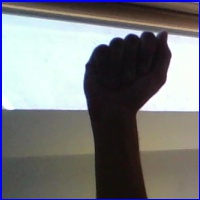
#> input picture asl_alphabet_test/A_test.jpg, 200 x 200 px, given in place of the camera
$ python hand_sign_demo.py
#> lines starting #> are read from the running program, lines starting #| are printed output that depends on the picture; after the words box and inside, x2 and y2 are one past the last pixel; in counts of white or black regions, pixels touching at a corner belong together
import cv2
import numpy as np
import os
import json
from datetime import datetime

class HandSignDemo:
    def __init__(self):
        # Use skin color detection only (no cascade files needed)
        self.use_skin_detection = True

        # Initialize data
        self.custom_signs = {}
        self.current_text = ""
        self.recognition_history = []

        # Load custom signs
        self.load_custom_signs()

        # ASL basic signs (A-Z, 0-9)
        self.basic_signs = {
            'A': 'thumb out, fingers closed',
            'B': 'all fingers extended, thumb tucked',
            'C': 'curved hand like letter C',
            'D': 'index finger up, others closed',
            'E': 'all fingers closed, thumb across palm',
            'F': 'index and thumb touching, other fingers up',
            'G': 'index finger pointing',
            'H': 'index and middle finger extended',
            'I': 'pinky finger up, others closed',
            'J': 'pinky finger moving in J motion',
            'K': 'index and middle finger up, thumb between',
            'L': 'thumb and index finger forming L',
            'M': 'three fingers down, thumb tucked',
            'N': 'two fingers down, thumb tucked',
            'O': 'all fingers curved together',
            'P': 'index finger pointing down',
            'Q': 'index finger pointing down, thumb out',
            'R': 'index and middle finger crossed',
            'S': 'fist with thumb over fingers',
            'T': 'index finger up, thumb touching middle',
            'U': 'index and middle finger together up',
            'V': 'index and middle finger apart up',
            'W': 'three fingers up (thumb, index, middle)',
            'X': 'index finger bent',
            'Y': 'thumb and pinky out',
            'Z': 'index finger moving in Z motion'
        }

        # Numbers 0-9
        for i in range(10):
            self.basic_signs[str(i)] = f'number {i} sign'

    def detect_skin(self, frame):
        """Detect skin color in the frame"""
        # Convert to HSV color space
        hsv = cv2.cvtColor(frame, cv2.COLOR_BGR2HSV)

        # Define skin color range (adjust for different lighting)
        lower_skin = np.array([0, 20, 70], dtype=np.uint8)
        upper_skin = np.array([20, 255, 255], dtype=np.uint8)

        # Create mask for skin color
        mask = cv2.inRange(hsv, lower_skin, upper_skin)

        # Apply morphological operations
        kernel = np.ones((3, 3), np.uint8)
        mask = cv2.dilate(mask, kernel, iterations=2)
        mask = cv2.erode(mask, kernel, iterations=1)

        return mask

    def find_hand_contour(self, mask):
        """Find the largest contour (likely the hand)"""
        contours, _ = cv2.findContours(mask, cv2.RETR_EXTERNAL, cv2.CHAIN_APPROX_SIMPLE)

        if contours:
            # Find the largest contour
            largest_contour = max(contours, key=cv2.contourArea)
            area = cv2.contourArea(largest_contour)

            # Filter by area to avoid noise
            if area > 3000:  # Lower threshold for better detection
                return largest_contour

        return None

    def extract_hand_features(self, frame, hand_contour):
        """Extract features from hand contour"""
        if hand_contour is None:
            return None

        # Get bounding rectangle
        x, y, w, h = cv2.boundingRect(hand_contour)

        # Extract hand region
        hand_roi = frame[y:y+h, x:x+w]

        if hand_roi.size == 0:
            return None

        # Resize to standard size
        hand_roi = cv2.resize(hand_roi, (32, 32))

        # Convert to grayscale
        gray_roi = cv2.cvtColor(hand_roi, cv2.COLOR_BGR2GRAY)

        # Flatten and normalize
        features = gray_roi.flatten().astype(np.float32) / 255.0

        return features

    def add_custom_sign(self, sign_name, hand_features):
        """Add a custom hand sign for learning"""
        if hand_features is None:
            return False

        self.custom_signs[sign_name] = hand_features.tolist()

        # Save custom signs
        self.save_custom_signs()
        return True

    def save_custom_signs(self):
        """Save custom signs to file"""
        with open('custom_signs.json', 'w') as f:
            json.dump(self.custom_signs, f)

    def load_custom_signs(self):
        """Load custom signs from file"""
        if os.path.exists('custom_signs.json'):
            with open('custom_signs.json', 'r') as f:
                self.custom_signs = json.load(f)

    def run_demo(self):
        """Main demo loop"""
        # Try different camera indices
        camera_indices = [0, 1, -1]
        cap = None

        for idx in camera_indices:
            try:
                cap = cv2.VideoCapture(idx)
                if cap.isOpened():
                    print(f"Camera opened successfully with index {idx}")
                    break
            except Exception:
                cap = None

        if not cap or not cap.isOpened():
            print("Camera Error: Could not open any camera")
            print("Hints: ensure webcam drivers are installed, check permissions, "
                  "close other applications and try different indices")
            return

        print("Hand Sign Recognition Demo Started!")
        print("Press 'q' to quit, 's' to save current sign, 'c' to clear text")
        print("Show your hand to the camera for detection")

        frame_count = 0
        hand_detected_frames = 0

        while True:
            ret, frame = cap.read()
            if not ret:
                print("Failed to read frame from camera")
                break

            # Flip frame horizontally for mirror effect
            frame = cv2.flip(frame, 1)

            # Detect hand using skin color
            skin_mask = self.detect_skin(frame)
            hand_contour = self.find_hand_contour(skin_mask)

            # Draw hand contour and info
            if hand_contour is not None:
                cv2.drawContours(frame, [hand_contour], -1, (0, 255, 0), 2)
                cv2.putText(frame, "Hand Detected!", (10, 60),
                           cv2.FONT_HERSHEY_SIMPLEX, 1, (0, 255, 0), 2)
                hand_detected_frames += 1

                # Extract features for potential saving
                hand_features = self.extract_hand_features(frame, hand_contour)

                # Show hand area info
                area = cv2.contourArea(hand_contour)
                cv2.putText(frame, f"Area: {area:.0f}", (10, 90),
                           cv2.FONT_HERSHEY_SIMPLEX, 0.7, (0, 255, 0), 2)
            else:
                cv2.putText(frame, "No Hand Detected", (10, 60),
                           cv2.FONT_HERSHEY_SIMPLEX, 1, (0, 0, 255), 2)

            # Display current text
            cv2.putText(frame, f"Text: {self.current_text}",
                       (10, 30), cv2.FONT_HERSHEY_SIMPLEX, 1, (0, 255, 0), 2)

            # Display frame count and detection rate
            frame_count += 1
            detection_rate = (hand_detected_frames / frame_count) * 100 if frame_count > 0 else 0
            cv2.putText(frame, f"Detection Rate: {detection_rate:.1f}%", (10, 120),
                       cv2.FONT_HERSHEY_SIMPLEX, 0.6, (255, 255, 255), 1)

            # Display instructions
            cv2.putText(frame, "Press 'q' to quit, 's' to save sign, 'c' to clear",
                       (10, frame.shape[0] - 20), cv2.FONT_HERSHEY_SIMPLEX, 0.6, (255, 255, 255), 1)

            # Show main frame
            cv2.imshow('Hand Sign Recognition Demo', frame)

            # Show skin mask (smaller window)
            skin_mask_resized = cv2.resize(skin_mask, (320, 240))
            cv2.imshow('Skin Detection', skin_mask_resized)

            # Handle key presses
            key = cv2.waitKey(1) & 0xFF
            if key == ord('q'):
                break
            elif key == ord('c'):
                self.current_text = ""
                print("Text cleared")
            elif key == ord('s'):
                if hand_contour is not None:
                    hand_features = self.extract_hand_features(frame, hand_contour)
                    sign_name = input("Enter name for this sign: ")
                    if self.add_custom_sign(sign_name, hand_features):
                        print(f"Custom sign '{sign_name}' saved!")
                        self.current_text += f"[{sign_name}]"
                else:
                    print("No hand detected to save")

        cap.release()
        cv2.destroyAllWindows()

        # Print summary
        print(f"\nDemo Summary:")
        print(f"Total frames processed: {frame_count}")
        print(f"Hand detection rate: {detection_rate:.1f}%")
        print(f"Custom signs saved: {len(self.custom_signs)}")

def main():
    print("=" * 50)
    print("Hand Sign Recognition Demo")
    print("Python 3.13 Compatible Version")
    print("=" * 50)

    demo = HandSignDemo()
    demo.run_demo()
#> in run_demo, frame is the input picture: shape (200, 200, 3); mean B, G, R 123.9, 121.8, 120.8
#> in detect_skin, `hsv = cv2.cvtColor(frame, cv2.COLOR_BGR2HSV)`: hsv: shape (200, 200, 3); mean H, S, V 67.8, 54.5, 134.1
#> in detect_skin, `mask = cv2.inRange(hsv, lower_skin, upper_skin)`:
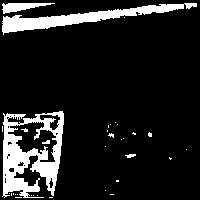
#> mask: shape (200, 200); 12.7% white; 34 white regions (29 under 20 px), largest, box (x1, y1, x2, y2) and area: (2, 111, 64, 198) 2815, (2, 3, 197, 35) 1819, (2, 3, 55, 14) 300, (125, 154, 136, 158) 29, (42, 140, 50, 144) 23
#> in detect_skin, `mask = cv2.dilate(mask, kernel, iterations=2)`: mask: shape (200, 200); 22.5% white; 12 white regions, largest, box (x1, y1, x2, y2) and area: (0, 109, 66, 200) 4955, (0, 1, 199, 37) 3392, (105, 120, 120, 140) 180
#> in detect_skin, `mask = cv2.erode(mask, kernel, iterations=1)`:
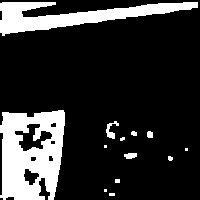
#> mask: shape (200, 200); 18.7% white; 13 white regions (5 under 20 px)
#> in find_hand_contour, `contours, _ = cv2.findContours(mask, cv2.RETR_EXTERNAL, cv2.CHAIN_APPR..`: contours = 13 contours, 8 with area under 20; largest, box (x1, y1, x2, y2) and area: (0, 110, 65, 200) 4817, (0, 2, 198, 36) 2592, (106, 121, 119, 139) 66, (124, 153, 137, 159) 47, (147, 131, 153, 138) 28
#> in find_hand_contour, `largest_contour = max(contours, key=cv2.contourArea)`: largest_contour = contour of 93 points, box (x1, y1, x2, y2) (0, 110, 65, 200), area 4817
#> in find_hand_contour, `area = cv2.contourArea(largest_contour)`: area = 4817
#> in run_demo, `hand_contour = self.find_hand_contour(skin_mask)`: hand_contour has the same summary as largest_contour in find_hand_contour
#> in run_demo, `cv2.putText(frame, "Hand Detected!", (10, 60), cv2.FONT_HERSHEY_SIMPLE..`:
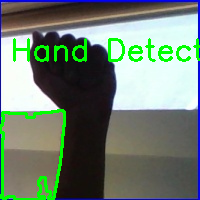
#> frame: shape (200, 200, 3); mean B, G, R 115, 128.7, 112.4
#> in extract_hand_features, `x, y, w, h = cv2.boundingRect(hand_contour)`: x = 0; y = 110; w = 65; h = 90
#> in extract_hand_features, `hand_roi = frame[y:y+h, x:x+w]`:
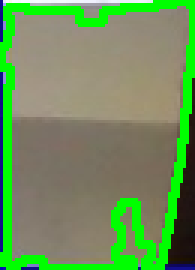
#> hand_roi: shape (90, 65, 3) (shown 3 times larger); mean B, G, R 89.4, 146.6, 108.7
#> in extract_hand_features, `hand_roi = cv2.resize(hand_roi, (32, 32))`:
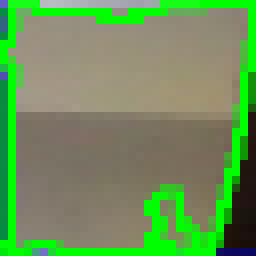
#> hand_roi: shape (32, 32, 3) (shown 8 times larger); mean B, G, R 88.2, 147.1, 107.3
#> in extract_hand_features, `gray_roi = cv2.cvtColor(hand_roi, cv2.COLOR_BGR2GRAY)`:
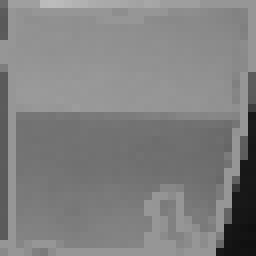
#> gray_roi: shape (32, 32) (shown 8 times larger); min 16, max 188, mean 128.5
#> in extract_hand_features, `features = gray_roi.flatten().astype(np.float32) / 255.0`: features = 1024 values, max 0.737 at index 6, min 0.0627 at index 927, mean 0.504
#> in run_demo, `hand_features = self.extract_hand_features(frame, hand_contour)`: hand_features has the same summary as features in extract_hand_features
#> in run_demo, `area = cv2.contourArea(hand_contour)`: area = 4817
#> in run_demo, `skin_mask_resized = cv2.resize(skin_mask, (320, 240))`:
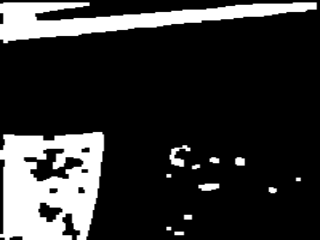
#> skin_mask_resized: shape (240, 320); min 0, max 255, mean 47.8
#> (key q is pressed here)

if __name__ == "__main__":
    main()

$ run again, on asl_alphabet_test/B_test.jpg
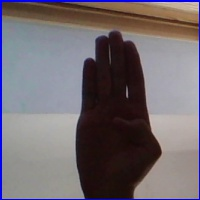
#> input picture asl_alphabet_test/B_test.jpg, 200 x 200 px, given in place of the camera
#> in run_demo, frame is the input picture: shape (200, 200, 3); mean B, G, R 111.8, 106.2, 114
#> hsv: shape (200, 200, 3); mean H, S, V 67.7, 69.4, 124.9
#> in detect_skin, `mask = cv2.erode(mask, kernel, iterations=1)`:
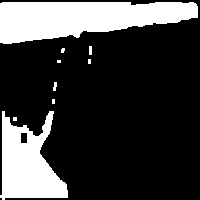
#> mask: shape (200, 200); 24.2% white; 9 white regions (5 under 20 px)
#> contours = 9 contours, 7 with area under 20; largest, box (x1, y1, x2, y2) and area: (0, 2, 198, 44) 5627, (0, 111, 68, 200) 3576
#> largest_contour = contour of 85 points, box (x1, y1, x2, y2) (0, 2, 198, 44), area 5627
#> in find_hand_contour, `area = cv2.contourArea(largest_contour)`: area = 5627
#> hand_contour has the same summary as largest_contour in find_hand_contour
#> x = 0; y = 2; w = 198; h = 42
#> features = 1024 values, max 0.745 at index 97, min 0.0902 at index 975, mean 0.436
#> hand_features has the same summary as features in extract_hand_features
#> in run_demo, `area = cv2.contourArea(hand_contour)`: area = 5627
#> in run_demo, `skin_mask_resized = cv2.resize(skin_mask, (320, 240))`:
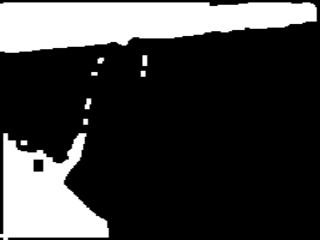
#> skin_mask_resized: shape (240, 320); min 0, max 255, mean 61.6

$ run again, on asl_alphabet_test/C_test.jpg
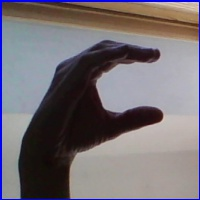
#> input picture asl_alphabet_test/C_test.jpg, 200 x 200 px, given in place of the camera
#> in run_demo, frame is the input picture: shape (200, 200, 3); mean B, G, R 117.1, 111.6, 118
#> hsv: shape (200, 200, 3); mean H, S, V 68.9, 61.3, 129.4
#> in detect_skin, `mask = cv2.erode(mask, kernel, iterations=1)`:
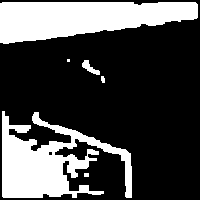
#> mask: shape (200, 200); 28.8% white; 6 white regions (1 under 20 px)
#> contours = 6 contours, 3 with area under 20; largest, box (x1, y1, x2, y2) and area: (0, 2, 198, 44) 5650, (2, 111, 132, 198) 5037, (82, 60, 100, 75) 91
#> largest_contour = contour of 81 points, box (x1, y1, x2, y2) (0, 2, 198, 44), area 5650
#> in find_hand_contour, `area = cv2.contourArea(largest_contour)`: area = 5650
#> hand_contour has the same summary as largest_contour in find_hand_contour
#> x = 0; y = 2; w = 198; h = 42
#> features = 1024 values, max 0.776 at index 96, min 0.157 at index 115, mean 0.472
#> hand_features has the same summary as features in extract_hand_features
#> in run_demo, `area = cv2.contourArea(hand_contour)`: area = 5650
#> in run_demo, `skin_mask_resized = cv2.resize(skin_mask, (320, 240))`:
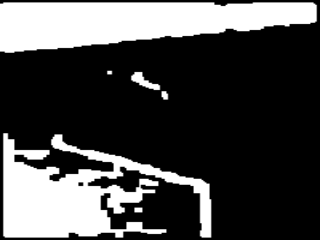
#> skin_mask_resized: shape (240, 320); min 0, max 255, mean 73.5
